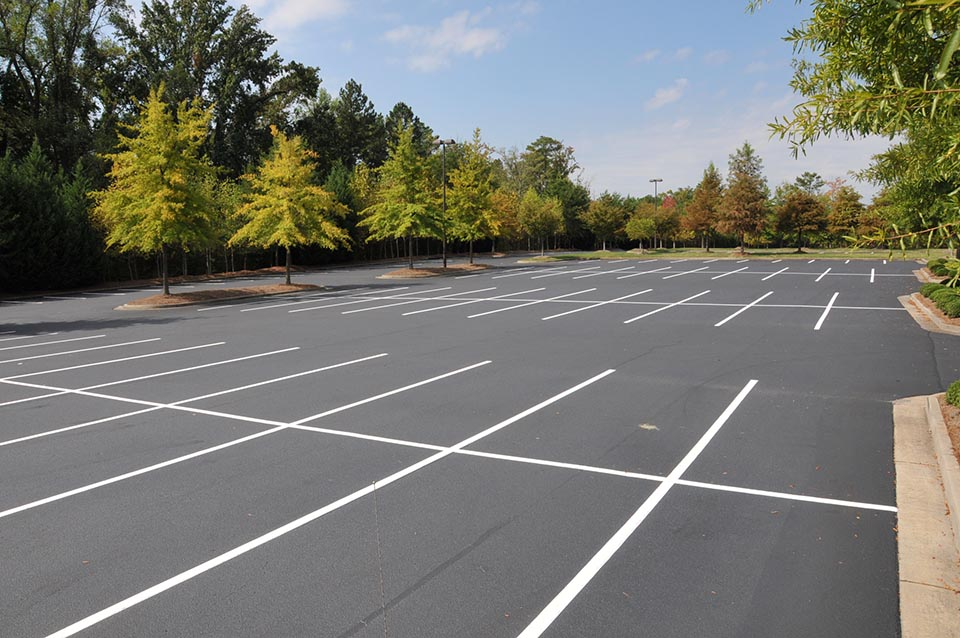
#> input picture ro.jpg, 960 x 638 px, given in place of ro.png, which was not available
$ python rotate.py
#> lines starting #> are read from the running program, lines starting #| are printed output that depends on the picture; after the words box and inside, x2 and y2 are one past the last pixel; in counts of white or black regions, pixels touching at a corner belong together; pictures that were not available may be replaced by others from this repository, and a replacement may not be noted
import cv2
import numpy as np
import imutils
from math import sqrt, atan2, pi

"""
На фотографии находится угол наклона самой длинной прямой линии, после чего фотография поворачивается
на требуемый угол
"""

"""
Функция находит угол наклона самой большой полосы на кадре
"""
def find_angle(img, lines):
    # массив частот встречающися углов линий
    angles = []
    freqs = {} # словарь количество раз-угол
    max_length = 0
    for line in lines:
        x1, y1, x2, y2 = line[0]
        length = sqrt((x1 - x2) ** 2 + (y1 - y2) ** 2)
        angle = atan2(y2 - y1, x2 - x1)
        angle = angle * 180 / pi
        angles.append(angle)
        if length > max_length:
            max_length = length

    for angle in angles:
        times = angles.count(angle)
        if times not in freqs.values():
            freqs[times] = angle # угол - количество раз


    times = freqs.keys()
    most_times = max(times)
    most_angle = freqs[most_times] # это - самый часто встречающийся угол

    return most_angle

"""
Функция поворачивает картинку на заданные угол
Поворот происходит без обрезания краев фотографии
"""
def rotate(image, angle, colored):
    desired_angle = 0
    if angle < 0:
        dif = angle - abs(desired_angle)
        dif = -1 * dif
    else:
        dif = desired_angle - angle
    # если фотография цветная, то ее надо перевести в другой формат
    if colored == True:
        gray = cv2.cvtColor(image, cv2.COLOR_BGR2GRAY)
        gray = cv2.GaussianBlur(gray, (3, 3), 0)
    elif colored == False:
        gray = cv2.GaussianBlur(image, (3, 3), 0)

    edged = cv2.Canny(gray, 20, 100)

    # находим контуры на гранях
    cnts = cv2.findContours(edged.copy(), cv2.RETR_EXTERNAL,
                            cv2.CHAIN_APPROX_SIMPLE)
    cnts = imutils.grab_contours(cnts)

    # А НУЖНО ЛИ ЭТО ВООБЩЕ?
    # если контуры были найдены
    if len(cnts) > 0:
        # находим наибольший контур и рисуем его маску
        c = max(cnts, key=cv2.contourArea)
        mask = np.zeros(gray.shape, dtype="uint8")
        cv2.drawContours(mask, [c], -1, 255, -1)

        # находим бокс контура
        (x, y, w, h) = cv2.boundingRect(c)
        # находим ROI (region of interest)
        imageROI = image[y:y + h, x:x + w]
        # накладываем маску
        maskROI = mask[y:y + h, x:x + w]
        imageROI = cv2.bitwise_and(imageROI, imageROI, mask=maskROI)

        # если сюда вместо image написать imageROI, то он обрежет фотку по определенному объекту на ней, а не
        # целиком её покажет
    rotated = imutils.rotate_bound(image, dif)

    return rotated


############################################################################################

if __name__ == "__main__":

    img = cv2.imread(r"ro.png", 1)
#> img is the input picture: shape (638, 960, 3); mean B, G, R 113.6, 120.2, 119.2

    img = imutils.resize(img, width=800)
#> img: shape (531, 800, 3)
    rows,cols, height = img.shape
#> rows = 531; cols = 800; height = 3
    cv2.imshow("original", img)
    cv2.waitKey()


    copy_1 = img.copy()

    gray = cv2.cvtColor(img, cv2.COLOR_BGR2GRAY)
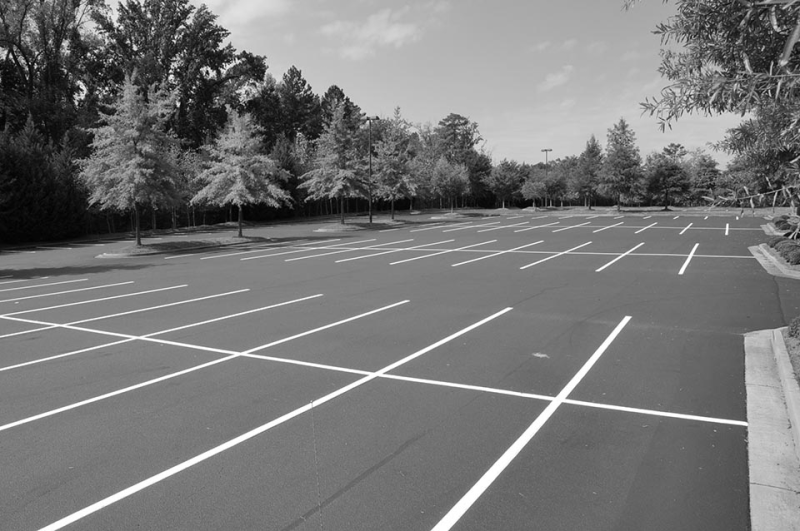
#> gray: shape (531, 800); min 1, max 255, mean 119.1
    edges = cv2.Canny(gray, 170, 200)
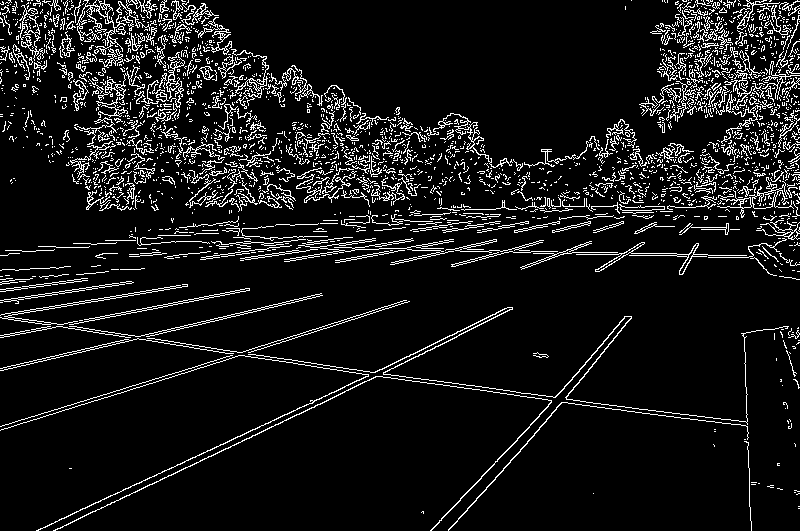
#> edges: shape (531, 800); 8.8% white in thin lines or dots
    cv2.imshow("edges", edges)
    cv2.waitKey()

    lines = cv2.HoughLinesP(edges, rho=1, theta=np.pi/180, threshold=50, minLineLength=10, maxLineGap=10)
#> lines = 1242 rows, first 6: [217, 349, 672, 413], [38, 530, 344, 387], [407, 249, 459, 250], [567, 402, 723, 423], [3, 367, 321, 293], [0, 426, 318, 328]
    print("Всего линий ", len(lines))
#| Всего линий  1242
    for line in lines:
        x1, y1, x2, y2 = line[0]
        cv2.line(copy_1, (x1, y1), (x2, y2), (0, 255, 0), 3)
#> this loop made 1242 passes
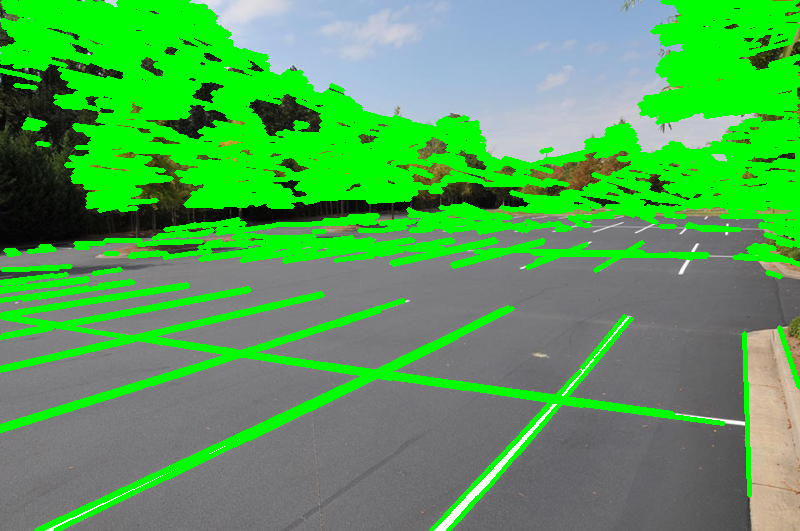
#> copy_1: shape (531, 800, 3); mean B, G, R 86.7, 163.1, 83.7
    cv2.imshow("lines", copy_1)
    cv2.waitKey()

    angle = find_angle(edges, lines)
#> the loop in find_angle, `for line in lines:` made 1242 passes
#> (x1, y1, x2, y2, length, angle, max_length) on pass 1: (217, 349, 672, 413, 459.5, 8.01, 459.5)
#> (x1, y1, x2, y2, length, angle) on passes 2 to 7: (38, 530, 344, 387, 337.8, -25.05), (407, 249, 459, 250, 52.01, 1.1), (567, 402, 723, 423, 157.4, 7.67), (3, 367, 321, 293, 326.5, -13.1), (0, 426, 318, 328, 332.8, -17.13), (152, 484, 317, 404, 183.4, -25.87)
#> after the loop in find_angle, `for line in lines:`: angles = 1242 values, max 88.23 at index 175, min -90 at index 831, mean 3.24; max_length = 459.5
#> the loop in find_angle, `for angle in angles:` made 1242 passes
#> (angle, times) on passes 1 to 3: (8.01, 1), (-25.05, 1), (1.1, 1)

    result = rotate(img, angle, True)
#> in rotate, `edged = cv2.Canny(gray, 20, 100)`:
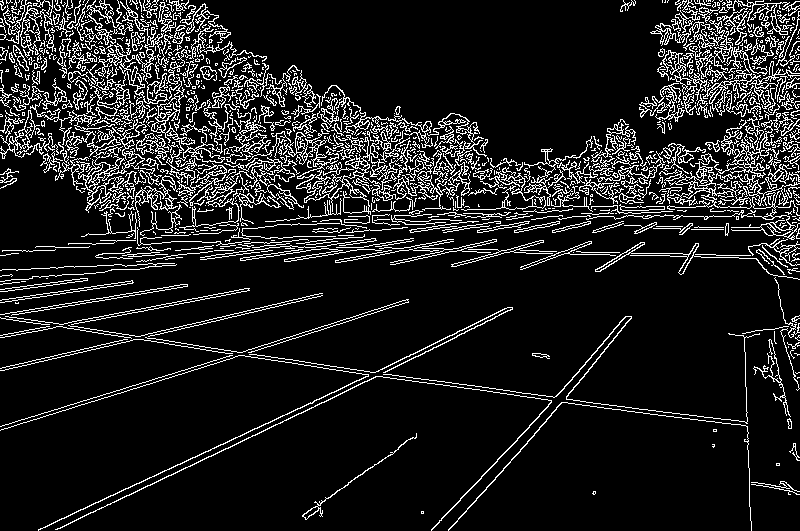
#> edged: shape (531, 800); 11.9% white in thin lines or dots
#> in rotate, `cv2.drawContours(mask, [c], -1, 255, -1)`:
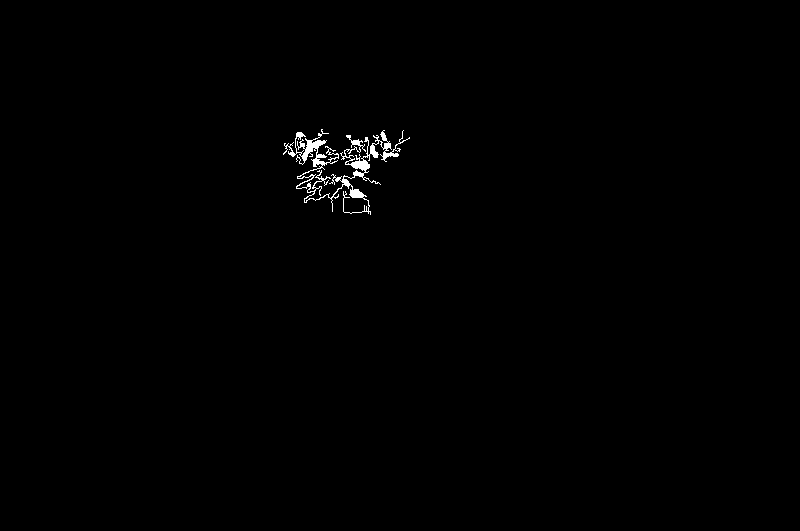
#> mask: shape (531, 800); 0.49% white; 1 white region, box (x1, y1, x2, y2) and area: (283, 129, 410, 215) 2090
#> in rotate, `imageROI = image[y:y + h, x:x + w]`:
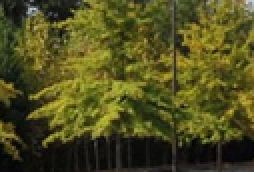
#> imageROI: shape (86, 127, 3) (shown 2 times larger); mean B, G, R 30.1, 77.6, 79.6
#> in rotate, `maskROI = mask[y:y + h, x:x + w]`: maskROI: shape (86, 127); 19.1% white; 1 white region, box (x1, y1, x2, y2) and area: (0, 0, 127, 86) 2090
#> in rotate, `imageROI = cv2.bitwise_and(imageROI, imageROI, mask=maskROI)`:
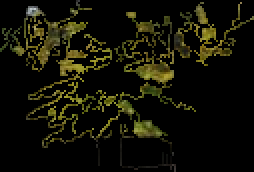
#> imageROI: shape (86, 127, 3) (shown 2 times larger); mean B, G, R 6.5, 17.7, 18.3

    cv2.imshow("result", result)
    cv2.waitKey()
    cv2.destroyAllWindows()
